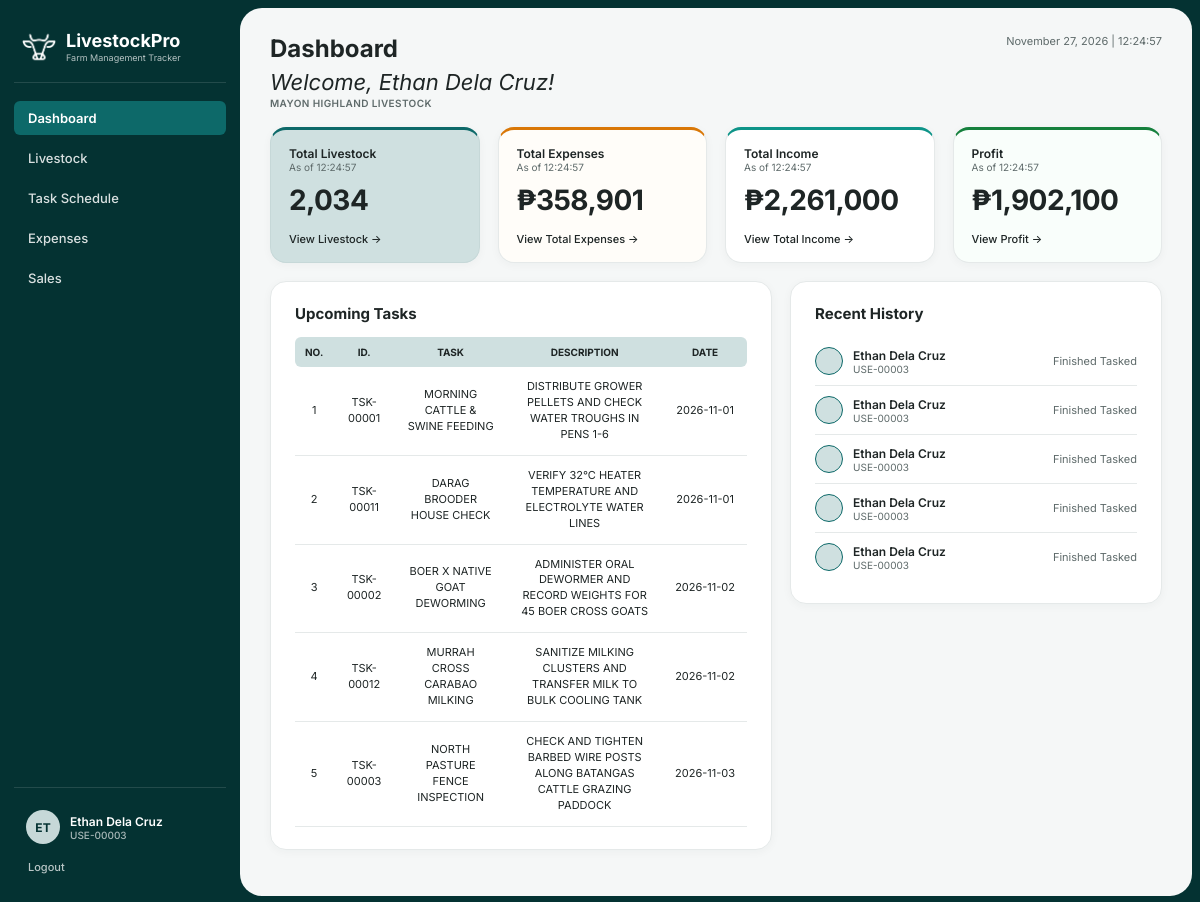
Before: /owner_dashboard.php (signed in) with the older database file.
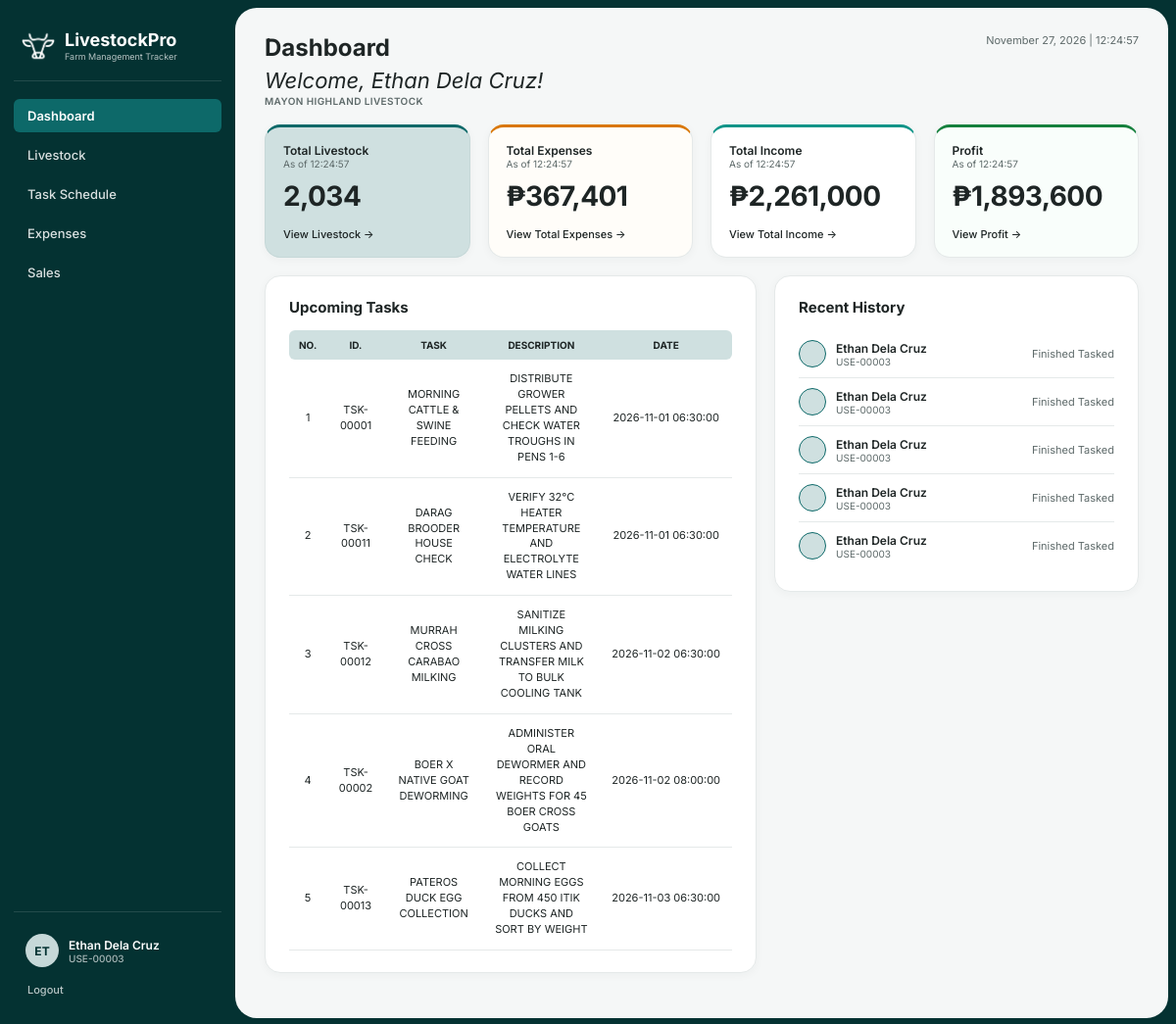
After: the same page with the newer database file.
### tables this page shows
CREATE TABLE `task_schedule` (
  `task_id` varchar(45) NOT NULL,
  `user_id` varchar(45) NOT NULL,
  `task_name` varchar(100) NOT NULL,
  `task_description` text,
  `schedule_date` datetime NOT NULL,
  `task_status` varchar(50) NOT NULL
);

### owner_dashboard.php (the view, shortened to what the changed rows need)
<?php
require_once 'includes/db_connect.php';
$full_name = trim(($_SESSION['first_name'] ?? 'Juan') . ' ' . ($_SESSION['last_name'] ?? 'Dela Cruz'));
$user_id   = $_SESSION['user_id'];
$total_expenses  = (float)$pdo->query("SELECT COALESCE(SUM(amount), 0) FROM `expenses`")->fetchColumn();
$total_income    = (float)$pdo->query("SELECT COALESCE(SUM(amount), 0) FROM `sales`")->fetchColumn();
$profit          = $total_income - $total_expenses;
$tasks = $pdo->query("SELECT task_id, task_name, task_description, schedule_date FROM `task_schedule` ORDER BY schedule_date ASC LIMIT 5")->fetchAll();
?>
<!DOCTYPE html>
<html lang="en">
<head>
  <link rel="stylesheet" href="css/style.css">
</head>
<body>
  <div class="app-shell">
    <main class="main-content">
      <div class="page-header">
        <div>
          <h1 class="page-title">Dashboard</h1>
        </div>
      </div>
      <div class="kpi-grid-4">
        <div class="kpi-card kpi-card--expenses">
          <div class="kpi-label">Total Expenses</div>
          <div class="kpi-sub">As of <?= date('H:i:s') ?></div>
          <div class="kpi-value">&#8369;<?= number_format($total_expenses, 0) ?></div>
          <a class="kpi-link" href="expenses.php">View Total Expenses &rarr;</a>
        </div>
        <div class="kpi-card kpi-card--profit">
          <div class="kpi-label">Profit</div>
          <div class="kpi-sub">As of <?= date('H:i:s') ?></div>
          <div class="kpi-value">&#8369;<?= number_format($profit, 0) ?></div>
          <a class="kpi-link" href="reports.php">View Profit &rarr;</a>
        </div>
      </div>
      <div class="split-grid">
        <div class="card">
          <table class="data-table">
            <thead>
              <tr><th>NO.</th><th>ID.</th><th>TASK</th><th>DESCRIPTION</th><th>DATE</th></tr>
            </thead>
            <tbody>
              <?php foreach ($tasks as $i => $t): ?>
                <tr>
                  <td><?= $i + 1 ?></td>
                  <td><?= htmlspecialchars($t['task_id']) ?></td>
                  <td><?= strtoupper(htmlspecialchars($t['task_name'])) ?></td>
                  <td><?= strtoupper(htmlspecialchars($t['task_description'] ?? 'SCHEDULED TASK')) ?></td>
                  <td style="white-space:nowrap;"><?= htmlspecialchars($t['schedule_date']) ?></td>
                </tr>
              <?php endforeach; ?>
            </tbody>
          </table>
        </div>
        <div class="card">
          <?php foreach ($tasks as $t): ?>
            <div class="history-row">
              <div class="history-left">
                <div class="history-dot"></div>
                <div>
                  <div style="font-size:12px;font-weight:600;"><?= htmlspecialchars($full_name) ?></div>
                  <div style="font-size:10px;color:var(--text-secondary);"><?= htmlspecialchars($user_id) ?></div>
                </div>
              </div>
              <div style="font-size:11px;color:var(--text-secondary);">Finished Tasked</div>
            </div>
          <?php endforeach; ?>
        </div>
      </div>
    </main>
  </div>
</body>
</html>

Changed rows visible on the page:
no longer on this page (row edited): task_schedule: task_id "TSK-00003", task_name "NORTH PASTURE FENCE INSPECTION", task_description "CHECK AND TIGHTEN BARBED WIRE POSTS ALONG BATANGAS CATTLE GRAZING PADDOCK", schedule_date "2026-11-03"
changed task_schedule "TSK-00001": schedule_date "2026-11-01" → "2026-11-01 06:30:00"
changed task_schedule "TSK-00011": schedule_date "2026-11-01" → "2026-11-01 06:30:00"
changed task_schedule "TSK-00012": schedule_date "2026-11-02" → "2026-11-02 06:30:00"; moves up the list
changed task_schedule "TSK-00002": schedule_date "2026-11-02" → "2026-11-02 08:00:00"
now on this page (row edited): task_schedule: task_id "TSK-00013", task_name "PATEROS DUCK EGG COLLECTION", task_description "COLLECT MORNING EGGS FROM 450 ITIK DUCKS AND SORT BY WEIGHT", schedule_date "2026-11-03 06:30:00"
Other visible differences:
$total_expenses: "358,901" → "367,401"
$profit: "1,902,100" → "1,893,600"
